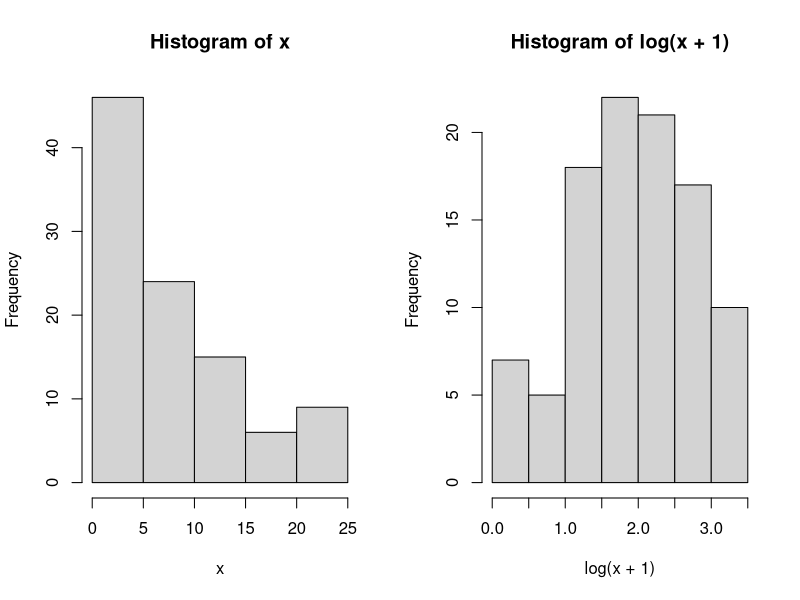

Source code (R):
## ---- chunk 1
#| echo: false

par(mfrow = c(1,2))
x <- rnbinom(n = 100, size = 2, mu = 10)
hist(x)
hist(log(x+1))

mean_x <- mean(x)
var_x <- var(x)
